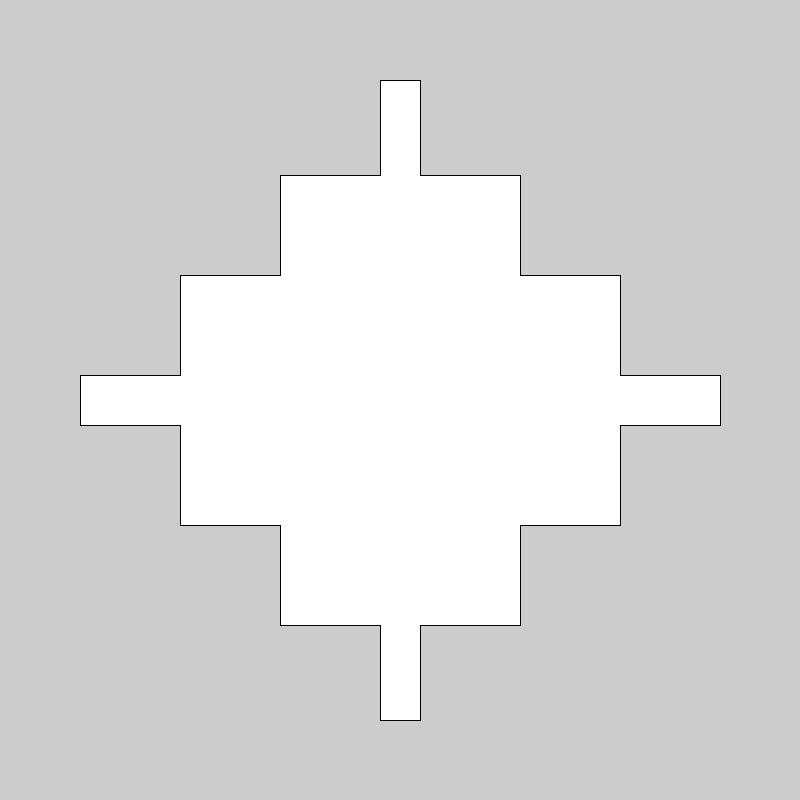
Frame 1 (no input)
Frame 2 (the mouse pressed at the canvas centre, redrawn once): identical to frame 1, image omitted

The Processing sketch that drew this single still picture (run headless with seeded random() and noise(); the mouse was pressed at the canvas centre and the sketch redrawn once):

// Processing sketch: NavajoRug
// ── NavajoRug.pde
PShape mainPattern;

void setup () {
  size (800, 800);
  /*//PShape is 400x400
  //Y: 75+75+100+75+75
  //X: 62.5+75+125+75+62.5
  //Right now, the PShape is 400x400. TODO: Reduce size to an amount so that 16 can fit (4x4)
  mainPattern = createShape();
  mainPattern.beginShape();
  mainPattern.vertex(-62.5, -200);
  mainPattern.vertex(-62.5, -125);
  mainPattern.vertex(-137.5, -125);
  mainPattern.vertex(-137.5, -50);
  mainPattern.vertex(-200, -50);
  mainPattern.vertex(-200, 50);
  mainPattern.vertex(-137.5, 50);
  mainPattern.vertex(-137.5, 125);
  mainPattern.vertex(-62.5, 125);
  mainPattern.vertex(-62.5, 200);
  mainPattern.vertex(62.5, 200);
  mainPattern.vertex(62.5, 125);
  mainPattern.vertex(137.5, 125);
  mainPattern.vertex(137.5, 50);
  mainPattern.vertex(200, 50);
  mainPattern.vertex(200, -50);
  mainPattern.vertex(137.5, -50);
  mainPattern.vertex(137.5, -125);
  mainPattern.vertex(62.5, -125);
  mainPattern.vertex(62.5, -200);
  mainPattern.vertex(-62.5, -200);
  mainPattern.endShape();
  //TODO: Contine work on PShape*/
  //Oops, think I did that whole shape wrong :(. I will try it again below:
  //X:100+100+100+40+100+100+100 = 640
  //Y:+95+100+100+50+100+100+95 = 640
  mainPattern = createShape();
  mainPattern.beginShape();
  mainPattern.vertex(-20, -320);
  mainPattern.vertex(-20, -225);
  mainPattern.vertex(-120, -225);
  mainPattern.vertex(-120, -125);
  mainPattern.vertex(-220, -125);
  mainPattern.vertex(-220, -25);
  mainPattern.vertex(-320, -25);
  mainPattern.vertex(-320, 25);
  mainPattern.vertex(-220, 25);
  mainPattern.vertex(-220, 125);
  mainPattern.vertex(-120, 125);
  mainPattern.vertex(-120, 225);
  mainPattern.vertex(-20, 225);
  mainPattern.vertex(-20, 320);
  mainPattern.vertex(20, 320);
  mainPattern.vertex(20, 225);
  mainPattern.vertex(120, 225);
  mainPattern.vertex(120, 125);
  mainPattern.vertex(220, 125);
  mainPattern.vertex(220, 25);
  mainPattern.vertex(320, 25);
  mainPattern.vertex(320, -25);
  mainPattern.vertex(220, -25);
  mainPattern.vertex(220, -125);
  mainPattern.vertex(120, -125);
  mainPattern.vertex(120, -225);
  mainPattern.vertex(20, -225);
  mainPattern.vertex(20, -320);
  mainPattern.vertex(-20, -320);
  mainPattern.endShape();
}

void draw () {
  shape (mainPattern, 400, 400);
  noLoop();
}
